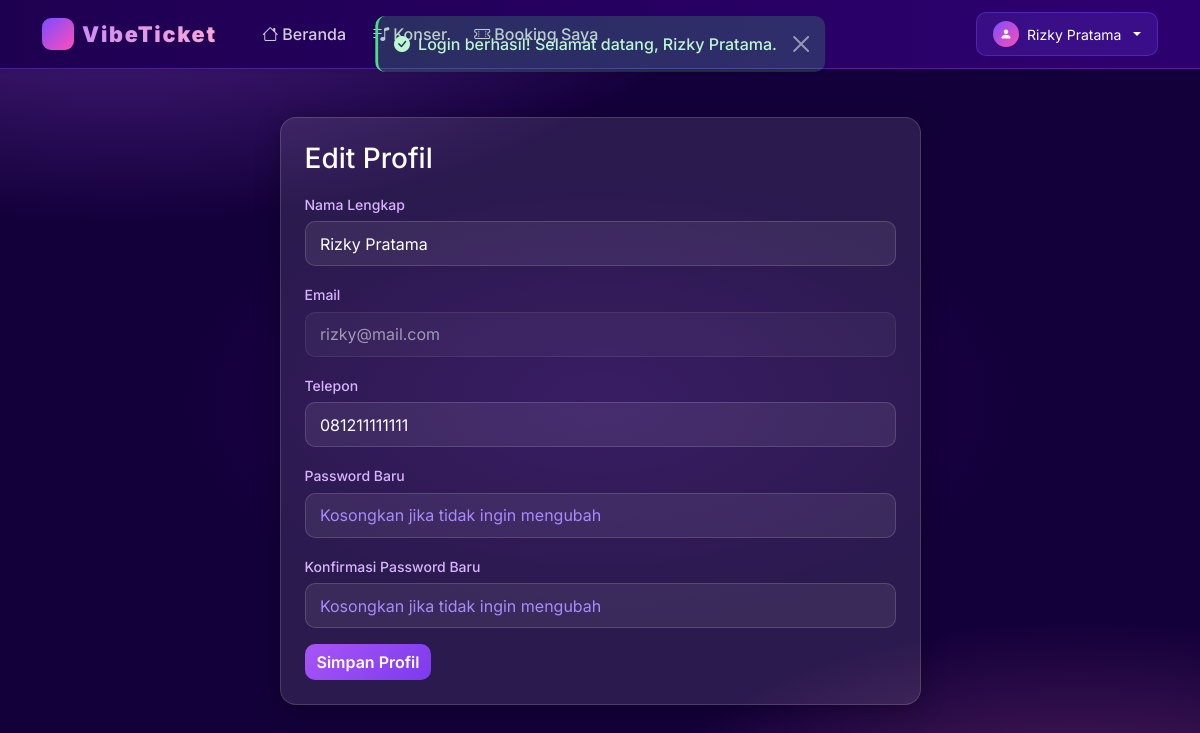
The app's page /customer/profile.php (signed in) with its own data.
### tables this page shows
CREATE TABLE IF NOT EXISTS `users` (
    `id`         INT(11) NOT NULL AUTO_INCREMENT,
    `role`       ENUM('admin','customer') NOT NULL DEFAULT 'customer',
    `name`       VARCHAR(100) NOT NULL,
    `email`      VARCHAR(100) NOT NULL UNIQUE,
    `password`   VARCHAR(255) NOT NULL,
    `phone`      VARCHAR(20) DEFAULT NULL,
    `photo`      VARCHAR(255) DEFAULT 'default.png',
    `created_at` TIMESTAMP NOT NULL DEFAULT CURRENT_TIMESTAMP,
    PRIMARY KEY (`id`)
);

### customer/profile.php (the view, shortened to what this page needs)
<?php
require_once __DIR__ . '/../includes/header.php';
$userId = $_SESSION['user_id'];
$stmt = $conn->prepare('SELECT name, email, phone FROM users WHERE id = ? LIMIT 1');
$stmt->bind_param('i', $userId);
$stmt->execute();
$user = $stmt->get_result()->fetch_assoc();
?>
<?php include __DIR__ . '/../includes/navbar.php'; ?>
<div class="container py-5">
    <div class="row justify-content-center">
        <div class="col-lg-7">
            <div class="card card-glass p-4">
                <h3 class="mb-3">Edit Profil</h3>
                <form method="post" action="">
                    <div class="mb-3">
                        <label class="form-label">Nama Lengkap</label>
                        <input type="text" name="name" class="form-control" required value="<?= htmlspecialchars($_POST['name'] ?? $user['name']) ?>">
                    </div>
                    <div class="mb-3">
                        <label class="form-label">Email</label>
                        <input type="email" class="form-control" disabled value="<?= htmlspecialchars($user['email']) ?>">
                    </div>
                    <div class="mb-3">
                        <label class="form-label">Telepon</label>
                        <input type="text" name="phone" class="form-control" required value="<?= htmlspecialchars($_POST['phone'] ?? $user['phone']) ?>">
                    </div>
                    <div class="mb-3">
                        <label class="form-label">Password Baru</label>
                        <input type="password" name="new_password" class="form-control" placeholder="Kosongkan jika tidak ingin mengubah">
                    </div>
                    <div class="mb-3">
                        <label class="form-label">Konfirmasi Password Baru</label>
                        <input type="password" name="confirm_password" class="form-control" placeholder="Kosongkan jika tidak ingin mengubah">
                    </div>
                    <button class="btn btn-primary">Simpan Profil</button>
                </form>
            </div>
        </div>
    </div>
</div>
<?php include __DIR__ . '/../includes/footer.php'; ?>

### assets/css/style.css (style rules this page uses)
:root { --bg-page: #13003a; --bg-nav: #1e0050; --bg-card: rgba(255,255,255,0.10); --bg-card-hover: rgba(255,255,255,0.16); --bg-sidebar: #160040; --border: rgba(255,255,255,0.15); --border-accent: rgba(180,100,255,0.55); --primary: #a855f7; --primary-light: #c084fc; --accent: #f472b6; --accent-light: #f9a8d4; --cyan: #22d3ee; --green: #4ade80; --yellow: #facc15; --red: #f87171; --text-white: #ffffff; --text-soft: #d8b4fe; --text-muted: #a78bfa; --shadow: 0 8px 40px rgba(168,85,247,0.25); --shadow-card: 0 4px 24px rgba(0,0,0,0.30); --radius: 16px; --radius-sm: 10px; --radius-pill: 999px; }
*, *::before, *::after { box-sizing: border-box; }
html { scroll-behavior: smooth; }
body { background-color: var(--bg-page); background-image: radial-gradient(ellipse 90% 60% at 10% -5%, rgba(168,85,247,0.40) 0%, transparent 55%), radial-gradient(ellipse 70% 50% at 90% 105%, rgba(244,114,182,0.30) 0%, transparent 55%), radial-gradient(ellipse 50% 40% at 50% 50%, rgba(99,20,180,0.20) 0%, transparent 70%); background-attachment: fixed; color: var(--text-white); font-family: 'Inter', sans-serif; min-height: 100vh; }
.card-glass { background: var(--bg-card); border: 1px solid var(--border); border-radius: var(--radius); box-shadow: var(--shadow-card); color: var(--text-white); transition: transform 0.25s ease, box-shadow 0.25s ease, background 0.25s ease; }
.btn-primary { background: linear-gradient(135deg, #a855f7, #7c3aed) !important; border: none !important; color: #fff !important; font-weight: 600; border-radius: var(--radius-sm) !important; transition: transform 0.2s, box-shadow 0.2s, opacity 0.2s; }
.form-control, .form-select { background: rgba(255,255,255,0.07) !important; color: #fff !important; border: 1px solid var(--border) !important; border-radius: var(--radius-sm) !important; padding: 0.6rem 0.9rem; transition: border-color 0.2s, box-shadow 0.2s; }
.form-control::placeholder { color: var(--text-muted) !important; }
.form-label { color: var(--text-soft); font-size: 0.875rem; font-weight: 500; margin-bottom: 0.4rem; }
.form-control:disabled, .form-select:disabled { opacity: 0.55; cursor: not-allowed; }

### records on screen
users: name "Rizky Pratama", email "rizky@mail.com", phone "081211111111"

### other values on screen
$message "Login berhasil! Selamat datang, Rizky Pratama."
$_SESSION['user_name'] "Rizky Pratama"
